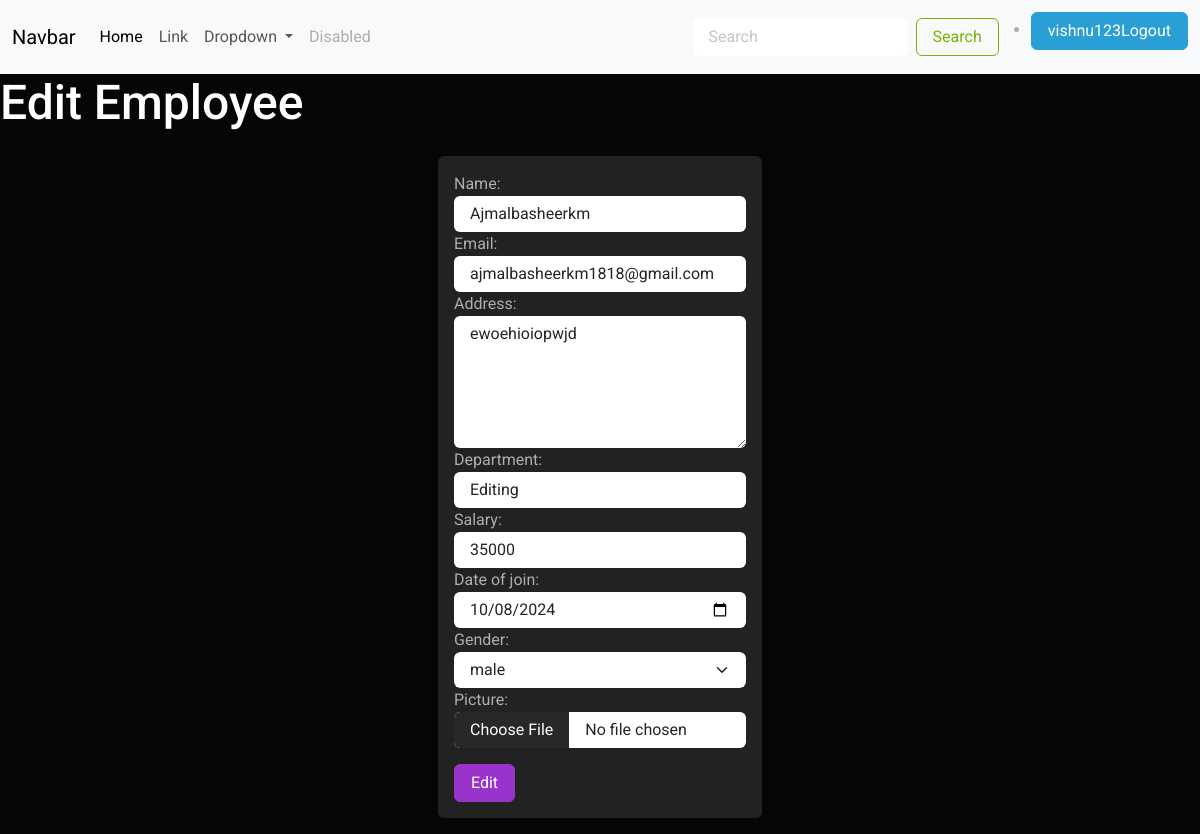
Page /employee/1/edit/ (signed in) on the committed database.
### crm/models.py (models this page shows, shortened)
class Employee(models.Model):
    name = models.CharField(max_length=100)
    email = models.EmailField(unique=True)
    address = models.TextField()
    department = models.CharField(max_length=100)
    salary = models.PositiveIntegerField()
    date_of_join = models.DateField()
    gender_options =(
        ("male","male"),
        ("female","female")
    )
    gender = models.CharField(max_length=100,choices=gender_options,default="male")
    picture = models.ImageField(upload_to="employee_images",null=True,blank=True)

### crm/views.py (the view, shortened to what this page needs)
# urls.py: path('employee/<int:pk>/edit/',views.EmployeeEditView.as_view(),name="employee-edit"),
@method_decorator(decs,name="dispatch")
class EmployeeEditView(View):
   template_name = "employee_edit.html"
   form_class = EmployeeForm
   def get(self,request,*args,**kwargs):
        id =kwargs.get("pk")
        empolyee_object = Employee.objects.get(id=id)
        form_instance = self.form_class(instance=empolyee_object)
        return render(request,self.template_name,{"form":form_instance})

### crm/forms.py
class EmployeeForm(forms.ModelForm):
    class Meta:
        model = Employee
        fields ="__all__"
        widgets ={
            "name":forms.TextInput(attrs={"class":"form-control"}),
            "email":forms.EmailInput(attrs={"class":"form-control"}),
            "address":forms.Textarea(attrs={"class":"form-control","rows":5}),
            "department":forms.TextInput(attrs={"class":"form-control"}),
            "salary":forms.NumberInput(attrs={"class":"form-control"}),
            "date_of_join":forms.DateInput(attrs={"class":"form-control","type":"date"}),
            "gender":forms.Select(attrs={"class":"form-control form-select"}),
            "picture":forms.FileInput(attrs={"class":"form-control"})
        }

### crm/templates/employee_edit.html (shortened to what this page needs)
{%extends 'base.html'%}
{%block main_block%}
<h2>Edit Employee</h2>
<div class="container">
   <div class="row">
    <div class="col-4"></div>
    <div class="col-4">
        <form action="" method="post" enctype="multipart/form-data" class="bg-light rounded p-3 m-3">
            {{form}}
            <div class="mt-3">
                <input class="btn btn-info" type="submit" value="Edit">
            </div>
            </form>
    </div>
    <div class="col-4"></div>
   </div>
</div>
{%endblock%}

### crm/templates/base.html (shortened to what this page needs)
<!DOCTYPE html>
{%load static%}
<html lang="en">
<head>
    <link rel="stylesheet" href="{% static 'css/style.css' %}">
</head>
<body>
    <nav class="navbar navbar-expand-lg bg-body-tertiary">
        <div class="container-fluid">
          <a class="navbar-brand" href="#">Navbar</a>
          <div class="collapse navbar-collapse" id="navbarSupportedContent">
            <ul class="navbar-nav me-auto mb-2 mb-lg-0">
              <li class="nav-item">
                <a class="nav-link active" aria-current="page" href="#">Home</a>
              </li>
              <li class="nav-item">
                <a class="nav-link" href="#">Link</a>
              </li>
              <li class="nav-item dropdown">
                <a class="nav-link dropdown-toggle" href="#" role="button" data-bs-toggle="dropdown" aria-expanded="false">
                  Dropdown
                </a>
              </li>
              <li class="nav-item">
                <a class="nav-link disabled" aria-disabled="true">Disabled</a>
              </li>
            </ul>
            <form class="d-flex" role="search">
              <input class="form-control me-2" type="search" placeholder="Search" aria-label="Search">
              <button class="btn btn-outline-success" type="submit">Search</button>
            </form>
            <ul>
              <li class="nav-item mt-1">
                <a href="{%url 'signout'%}" class="btn btn-primary">{{request.user}}Logout</a>
              </li>
            </ul>
          </div>
        </div>
      </nav>
    {%block main_block%}
    {%endblock%}
</body>
</html>

### rows in the picture
Employee: name "Ajmalbasheerkm", email "ajmalbasheerkm1818@gmail.com", address "ewoehioiopwjd", department "Editing", salary "35000", date_of_join "10/08/2024", gender "male"

### other values in the picture
{{ request.user }} "vishnu123"
